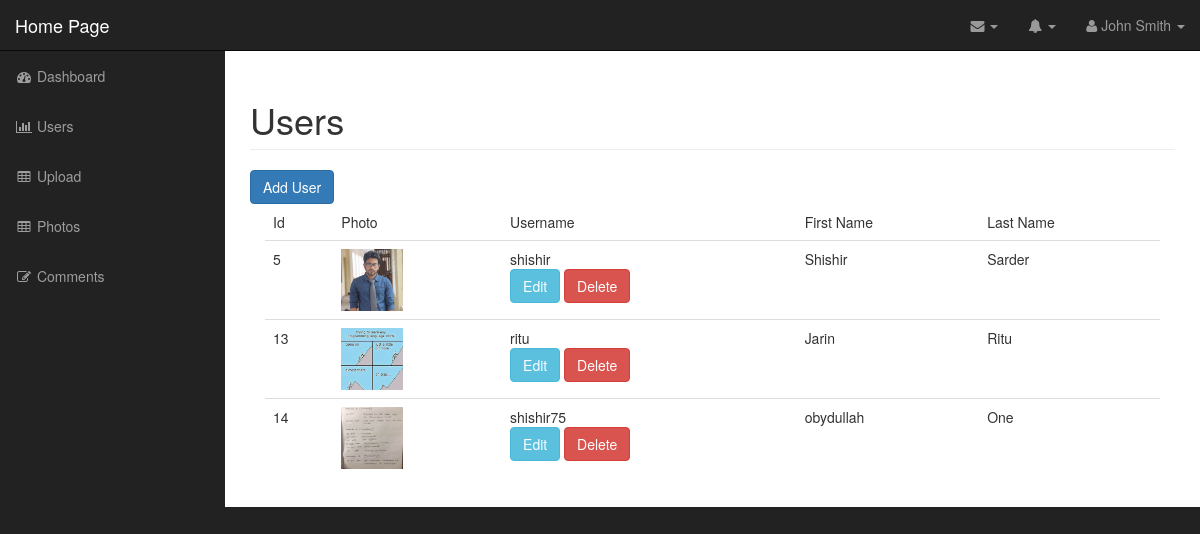
/admin/users.php (signed in), run on the app's committed database.
### tables this page shows
CREATE TABLE `users` (
  `id` int(11) NOT NULL,
  `username` varchar(255) NOT NULL,
  `password` varchar(255) NOT NULL,
  `first_name` varchar(255) NOT NULL,
  `last_name` varchar(255) NOT NULL,
  `user_image` varchar(255) NOT NULL
);

### admin/includes/database.php (called while the page is built, shortened)
<?php
	class Database{
		public $connection;
		private function open_db_connection(){
			$this->connection = new mysqli(DB_HOST,DB_USER,DB_PASS,DB_NAME);
		}
		public function query($sql){
			$result = $this->connection->query($sql);
			return $result;
		}
	}
	$database = new Database();
?>

### admin/includes/db_object.php (called while the page is built, shortened)
<?php
	class Db_object{
		public static function find_all(){
			return static::find_by_query("SELECT * FROM " . static::$db_table . "");
		}
		public static function find_by_query($sql){
			global $database;
			$result_set = $database->query($sql);
			$the_object_array = array();
			while ($row = $result_set->fetch_array()) {
				$the_object_array[] = static::instantiation($row);
			}
			return $the_object_array;
		}
		public static function instantiation($the_record){
			$the_object = new $calling_class;
			foreach ($the_record as $the_attribute => $value) {
				if ($the_object->has_the_attribute($the_attribute)) {
					$the_object->$the_attribute = $value;
				}
			}
			return $the_object;
		}
		private function has_the_attribute($the_attribute){
			$object_properties = get_object_vars($this);
			return array_key_exists($the_attribute, $object_properties);
		}
	}
?>

### admin/includes/user.php (called while the page is built, shortened)
<?php
class User extends Db_object{
	public $user_image;
	public $upload_directory = "images";
	public $image_placeholder = "http://placehold.it/400x400&text=image";
	public function image_path_and_placeholder()
	{
		return empty($this->user_image) ? $this->image_placeholder : $this->upload_directory.DS.$this->user_image;
	}
}
?>

### admin/users.php (the view, shortened to what this page needs)
<?php include("includes/header.php"); ?>
<?php
$users = User::find_all();
?>
<nav class="navbar navbar-inverse navbar-fixed-top" role="navigation">
    <?php include 'includes/top_nav.php'; ?>
    <?php include 'includes/side_nav.php'; ?>
</nav>
<div id="page-wrapper">
    <div class="container-fluid">
        <div class="row">
            <div class="col-lg-12">
                <h1 class="page-header">Users</h1>
               <a href="add_user.php" class="btn btn-primary">Add User</a>
               <div class="col-md-12">
                    <table class="table table-hover">
                        <thead>
                            <tr>
                                <td>Id</td>
                                <td>Photo</td>
                                <td>Username</td>
                                <td>First Name</td>
                                <td>Last Name</td>
                            </tr>
                        </thead>
                        <tbody>
                            <?php foreach ($users as $user): ?>
                                <tr>
                                    <td><?php echo $user->id; ?></td>
                                    <td><img class="admin-user-thumbnail user_image1" src="<?php echo $user->image_path_and_placeholder(); ?>"></td>
                                    <td><?php echo $user->username; ?>
                                        <div class="action_links">
                                            <a class="btn btn-info" href="edit_user.php?id=<?php echo $user->id; ?>">Edit</a>
                                            <a class="btn btn-danger" href="delete_user.php?id=<?php echo $user->id; ?>">Delete</a>
                                        </div>
                                    </td>
                                    <td><?php echo $user->first_name; ?></td>
                                    <td><?php echo $user->last_name; ?></td>
                                </tr>
                            <?php endforeach ?>
                        </tbody>
                    </table>
               </div>
            </div>
        </div>
    </div>
</div>
  <?php include("includes/footer.php"); ?>

### admin/css/sb-admin.css (style rules this page uses)
body { margin-top: 100px; background-color: #222; }
@media (min-width:768px) { body { margin-top: 50px; } }
#page-wrapper { width: 100%; padding: 0; background-color: #fff; }
@media (min-width:768px) { #page-wrapper { padding: 10px; } }

### admin/css/styles.css (style rules this page uses)
.user_image1 { width: 62px; height: 62px; }

### data on the page
users: id "5", user_image (picture), username "shishir", first_name "Shishir", last_name "Sarder"
users: id "13", user_image (picture), username "ritu", first_name "Jarin", last_name "Ritu"
users: id "14", user_image (picture), username "shishir75", first_name "obydullah", last_name "One"
